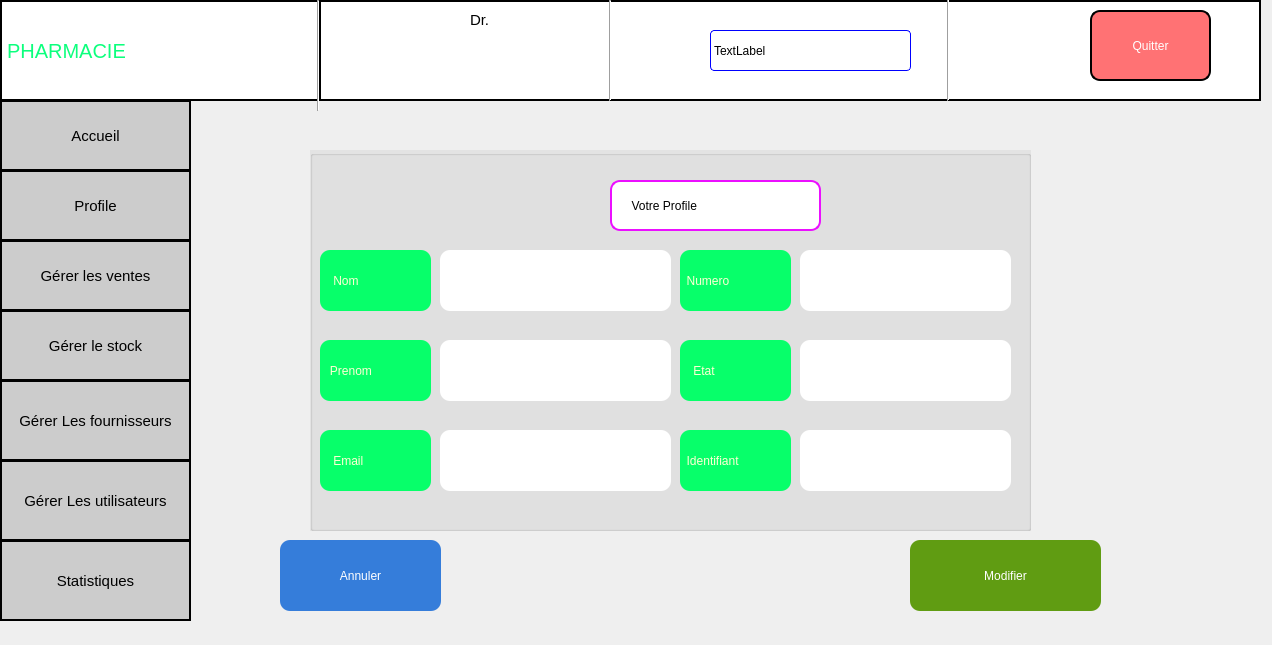
<?xml version="1.0" encoding="UTF-8"?>
<ui version="4.0">
 <class>profil_gerant</class>
 <widget class="QDialog" name="profil_gerant">
  <property name="geometry">
   <rect>
    <x>0</x>
    <y>0</y>
    <width>1272</width>
    <height>645</height>
   </rect>
  </property>
  <property name="windowTitle">
   <string>Dialog</string>
  </property>
  <widget class="QPushButton" name="ButtonProfil">
   <property name="geometry">
    <rect>
     <x>0</x>
     <y>170</y>
     <width>191</width>
     <height>71</height>
    </rect>
   </property>
   <property name="styleSheet">
    <string notr="true">font-size:15px;border:2px solid black;
background-color: rgb(204, 204, 204);</string>
   </property>
   <property name="text">
    <string>Profile</string>
   </property>
  </widget>
  <widget class="QPushButton" name="pushButton_gerer_rupture_2">
   <property name="geometry">
    <rect>
     <x>0</x>
     <y>540</y>
     <width>191</width>
     <height>81</height>
    </rect>
   </property>
   <property name="styleSheet">
    <string notr="true">background-color: rgb(204, 204, 204);font-size:15px;border:2px solid black;</string>
   </property>
   <property name="text">
    <string>Statistiques</string>
   </property>
  </widget>
  <widget class="QPushButton" name="pushButton_gerer_utilisateurs">
   <property name="geometry">
    <rect>
     <x>0</x>
     <y>460</y>
     <width>191</width>
     <height>81</height>
    </rect>
   </property>
   <property name="styleSheet">
    <string notr="true">background-color: rgb(204, 204, 204);font-size:15px;border:2px solid black;</string>
   </property>
   <property name="text">
    <string>Gérer Les utilisateurs</string>
   </property>
  </widget>
  <widget class="QPushButton" name="pushButton_accueilgerat">
   <property name="geometry">
    <rect>
     <x>0</x>
     <y>100</y>
     <width>191</width>
     <height>71</height>
    </rect>
   </property>
   <property name="styleSheet">
    <string notr="true">background-color: rgb(204, 204, 204);font-size:15px;border:2px solid black;</string>
   </property>
   <property name="text">
    <string>Accueil</string>
   </property>
  </widget>
  <widget class="Line" name="line_2">
   <property name="geometry">
    <rect>
     <x>300</x>
     <y>0</y>
     <width>16</width>
     <height>101</height>
    </rect>
   </property>
   <property name="orientation">
    <enum>Qt::Vertical</enum>
   </property>
  </widget>
  <widget class="QLabel" name="label_7">
   <property name="geometry">
    <rect>
     <x>990</x>
     <y>10</y>
     <width>71</width>
     <height>71</height>
    </rect>
   </property>
   <property name="styleSheet">
    <string notr="true">background-color: white;</string>
   </property>
   <property name="text">
    <string/>
   </property>
   <property name="pixmap">
    <pixmap resource="ressource.qrc">:/res/image/R (1).png</pixmap>
   </property>
   <property name="scaledContents">
    <bool>true</bool>
   </property>
  </widget>
  <widget class="QLabel" name="label">
   <property name="geometry">
    <rect>
     <x>600</x>
     <y>320</y>
     <width>37</width>
     <height>12</height>
    </rect>
   </property>
   <property name="text">
    <string/>
   </property>
  </widget>
  <widget class="QLabel" name="label_3">
   <property name="geometry">
    <rect>
     <x>310</x>
     <y>0</y>
     <width>951</width>
     <height>101</height>
    </rect>
   </property>
   <property name="styleSheet">
    <string notr="true">background-color: rgb(255, 255, 255);border:2px solid black;</string>
   </property>
   <property name="text">
    <string/>
   </property>
  </widget>
  <widget class="QPushButton" name="pushButton_gere_vente">
   <property name="geometry">
    <rect>
     <x>0</x>
     <y>240</y>
     <width>191</width>
     <height>71</height>
    </rect>
   </property>
   <property name="styleSheet">
    <string notr="true">
background-color: rgb(204, 204, 204);;font-size:15px;border:2px solid black;</string>
   </property>
   <property name="text">
    <string>Gérer les ventes</string>
   </property>
  </widget>
  <widget class="QLabel" name="label_4">
   <property name="geometry">
    <rect>
     <x>370</x>
     <y>10</y>
     <width>61</width>
     <height>81</height>
    </rect>
   </property>
   <property name="text">
    <string/>
   </property>
   <property name="pixmap">
    <pixmap resource="ressource.qrc">:/res/image/WhatsApp Image 2024-04-30 à 20.55.44_6b270705.jpg</pixmap>
   </property>
   <property name="scaledContents">
    <bool>true</bool>
   </property>
  </widget>
  <widget class="QLabel" name="nome_user">
   <property name="geometry">
    <rect>
     <x>470</x>
     <y>50</y>
     <width>101</width>
     <height>20</height>
    </rect>
   </property>
   <property name="styleSheet">
    <string notr="true">background-color:white;
font: 900 14pt &quot;Arial Black&quot;;</string>
   </property>
   <property name="text">
    <string/>
   </property>
  </widget>
  <widget class="QPushButton" name="pushButton_gerer_fournisseur">
   <property name="geometry">
    <rect>
     <x>0</x>
     <y>380</y>
     <width>191</width>
     <height>81</height>
    </rect>
   </property>
   <property name="styleSheet">
    <string notr="true">background-color: rgb(204, 204, 204);font-size:15px;border:2px solid black;</string>
   </property>
   <property name="text">
    <string>Gérer Les fournisseurs</string>
   </property>
  </widget>
  <widget class="Line" name="line_4">
   <property name="geometry">
    <rect>
     <x>600</x>
     <y>0</y>
     <width>20</width>
     <height>101</height>
    </rect>
   </property>
   <property name="orientation">
    <enum>Qt::Vertical</enum>
   </property>
  </widget>
  <widget class="QLabel" name="label_2">
   <property name="geometry">
    <rect>
     <x>0</x>
     <y>0</y>
     <width>321</width>
     <height>101</height>
    </rect>
   </property>
   <property name="styleSheet">
    <string notr="true">background-color: rgb(255, 255, 255);font-size:20px;
font: 20pt &quot;Segoe Script&quot;;border:2px solid black;
color: rgb(12, 255, 125);</string>
   </property>
   <property name="text">
    <string>PHARMACIE</string>
   </property>
  </widget>
  <widget class="QLabel" name="label_8">
   <property name="geometry">
    <rect>
     <x>250</x>
     <y>10</y>
     <width>61</width>
     <height>81</height>
    </rect>
   </property>
   <property name="styleSheet">
    <string notr="true">background-color: rgb(255, 255, 255);</string>
   </property>
   <property name="text">
    <string/>
   </property>
   <property name="pixmap">
    <pixmap resource="ressource.qrc">:/res/image/devenir-pharmacien-921x1024.png</pixmap>
   </property>
   <property name="scaledContents">
    <bool>true</bool>
   </property>
  </widget>
  <widget class="QPushButton" name="pushButton_quitter">
   <property name="geometry">
    <rect>
     <x>1090</x>
     <y>10</y>
     <width>121</width>
     <height>71</height>
    </rect>
   </property>
   <property name="styleSheet">
    <string notr="true">border:2px solid black;color:white;border-radius:10px;
font: 900 12pt &quot;Arial Black&quot;;
background-color: rgb(255, 114, 116);</string>
   </property>
   <property name="text">
    <string>Quitter</string>
   </property>
  </widget>
  <widget class="QLabel" name="label_5">
   <property name="geometry">
    <rect>
     <x>620</x>
     <y>10</y>
     <width>61</width>
     <height>61</height>
    </rect>
   </property>
   <property name="text">
    <string/>
   </property>
   <property name="pixmap">
    <pixmap resource="ressource.qrc">:/res/image/OIP (3).jpeg</pixmap>
   </property>
   <property name="scaledContents">
    <bool>true</bool>
   </property>
  </widget>
  <widget class="QLabel" name="label_date">
   <property name="geometry">
    <rect>
     <x>710</x>
     <y>30</y>
     <width>201</width>
     <height>41</height>
    </rect>
   </property>
   <property name="styleSheet">
    <string notr="true">border:1px solid blue;border-radius:4px;
font: 14pt &quot;Rockwell&quot;;
background-color: rgb(255, 255, 255);</string>
   </property>
   <property name="text">
    <string>TextLabel</string>
   </property>
  </widget>
  <widget class="QLabel" name="label_6">
   <property name="geometry">
    <rect>
     <x>470</x>
     <y>10</y>
     <width>101</width>
     <height>20</height>
    </rect>
   </property>
   <property name="styleSheet">
    <string notr="true">background-color: rgb(255, 255, 255);font-size:15px;
font: 600 16pt &quot;Segoe UI Variable Text Semibold&quot;;</string>
   </property>
   <property name="text">
    <string>Dr.</string>
   </property>
  </widget>
  <widget class="Line" name="line">
   <property name="geometry">
    <rect>
     <x>940</x>
     <y>-10</y>
     <width>16</width>
     <height>111</height>
    </rect>
   </property>
   <property name="orientation">
    <enum>Qt::Vertical</enum>
   </property>
  </widget>
  <widget class="QPushButton" name="pushButton_gerer_stock">
   <property name="geometry">
    <rect>
     <x>0</x>
     <y>310</y>
     <width>191</width>
     <height>71</height>
    </rect>
   </property>
   <property name="styleSheet">
    <string notr="true">background-color: rgb(204, 204, 204);font-size:15px;border:2px solid black;</string>
   </property>
   <property name="text">
    <string>Gérer le stock</string>
   </property>
  </widget>
  <widget class="Line" name="line_3">
   <property name="geometry">
    <rect>
     <x>310</x>
     <y>0</y>
     <width>16</width>
     <height>111</height>
    </rect>
   </property>
   <property name="orientation">
    <enum>Qt::Vertical</enum>
   </property>
  </widget>
  <widget class="QPushButton" name="pushButton_aller_a_modifier_gerant">
   <property name="geometry">
    <rect>
     <x>910</x>
     <y>540</y>
     <width>191</width>
     <height>71</height>
    </rect>
   </property>
   <property name="styleSheet">
    <string notr="true">font: 800 20pt &quot;Rockwell Extra Bold&quot;;
background-color: rgb(96, 156, 18);;color:white;border-radius:10px;</string>
   </property>
   <property name="text">
    <string>Modifier</string>
   </property>
  </widget>
  <widget class="QGroupBox" name="groupBox">
   <property name="geometry">
    <rect>
     <x>310</x>
     <y>150</y>
     <width>721</width>
     <height>381</height>
    </rect>
   </property>
   <property name="styleSheet">
    <string notr="true">background-color: rgb(227, 227, 227);</string>
   </property>
   <property name="title">
    <string/>
   </property>
   <widget class="QLabel" name="label_nom_gerant">
    <property name="geometry">
     <rect>
      <x>130</x>
      <y>100</y>
      <width>231</width>
      <height>61</height>
     </rect>
    </property>
    <property name="styleSheet">
     <string notr="true">background-color: rgb(255, 255, 255);border-radius:10px;font: 18pt &quot;Segoe Fluent Icons&quot;;</string>
    </property>
    <property name="text">
     <string/>
    </property>
   </widget>
   <widget class="QLabel" name="label_prenom_gerant">
    <property name="geometry">
     <rect>
      <x>130</x>
      <y>190</y>
      <width>231</width>
      <height>61</height>
     </rect>
    </property>
    <property name="styleSheet">
     <string notr="true">background-color: rgb(255, 255, 255);border-radius:10px;font: 18pt &quot;Segoe Fluent Icons&quot;;</string>
    </property>
    <property name="text">
     <string/>
    </property>
   </widget>
   <widget class="QLabel" name="label_19">
    <property name="geometry">
     <rect>
      <x>10</x>
      <y>190</y>
      <width>111</width>
      <height>61</height>
     </rect>
    </property>
    <property name="styleSheet">
     <string notr="true">font: 18pt &quot;Baskerville Old Face&quot;;
background-color: rgb(7, 255, 106);
color: rgb(255, 254, 211);border-radius:10px;</string>
    </property>
    <property name="text">
     <string>   Prenom</string>
    </property>
   </widget>
   <widget class="QLabel" name="label_numero_gerant">
    <property name="geometry">
     <rect>
      <x>490</x>
      <y>100</y>
      <width>211</width>
      <height>61</height>
     </rect>
    </property>
    <property name="styleSheet">
     <string notr="true">background-color: rgb(255, 255, 255);border-radius:10px;font: 18pt &quot;Segoe Fluent Icons&quot;;</string>
    </property>
    <property name="text">
     <string/>
    </property>
   </widget>
   <widget class="QLabel" name="label_etat_gerant">
    <property name="geometry">
     <rect>
      <x>490</x>
      <y>190</y>
      <width>211</width>
      <height>61</height>
     </rect>
    </property>
    <property name="styleSheet">
     <string notr="true">background-color: rgb(255, 255, 255);border-radius:10px;font: 18pt &quot;Segoe Fluent Icons&quot;;</string>
    </property>
    <property name="text">
     <string/>
    </property>
   </widget>
   <widget class="QLabel" name="label_identifiant_gerant">
    <property name="geometry">
     <rect>
      <x>490</x>
      <y>280</y>
      <width>211</width>
      <height>61</height>
     </rect>
    </property>
    <property name="styleSheet">
     <string notr="true">background-color: rgb(255, 255, 255);border-radius:10px;font: 18pt &quot;Segoe Fluent Icons&quot;;</string>
    </property>
    <property name="text">
     <string/>
    </property>
   </widget>
   <widget class="QLabel" name="label_20">
    <property name="geometry">
     <rect>
      <x>370</x>
      <y>100</y>
      <width>111</width>
      <height>61</height>
     </rect>
    </property>
    <property name="styleSheet">
     <string notr="true">font: 18pt &quot;Baskerville Old Face&quot;;
background-color: rgb(7, 255, 106);
color: rgb(255, 254, 211);border-radius:10px;</string>
    </property>
    <property name="text">
     <string>  Numero</string>
    </property>
   </widget>
   <widget class="QLabel" name="label_21">
    <property name="geometry">
     <rect>
      <x>370</x>
      <y>190</y>
      <width>111</width>
      <height>61</height>
     </rect>
    </property>
    <property name="styleSheet">
     <string notr="true">font: 18pt &quot;Baskerville Old Face&quot;;
background-color: rgb(7, 255, 106);
color: rgb(255, 254, 211);border-radius:10px;</string>
    </property>
    <property name="text">
     <string>    Etat</string>
    </property>
   </widget>
   <widget class="QLabel" name="label_22">
    <property name="geometry">
     <rect>
      <x>370</x>
      <y>280</y>
      <width>111</width>
      <height>61</height>
     </rect>
    </property>
    <property name="styleSheet">
     <string notr="true">font: 18pt &quot;Baskerville Old Face&quot;;
background-color: rgb(7, 255, 106);
color: rgb(255, 254, 211);border-radius:10px;</string>
    </property>
    <property name="text">
     <string>  Identifiant</string>
    </property>
   </widget>
   <widget class="QLabel" name="label_23">
    <property name="geometry">
     <rect>
      <x>10</x>
      <y>100</y>
      <width>111</width>
      <height>61</height>
     </rect>
    </property>
    <property name="styleSheet">
     <string notr="true">font: 18pt &quot;Baskerville Old Face&quot;;
background-color: rgb(7, 255, 106);
color: rgb(255, 254, 211);border-radius:10px;</string>
    </property>
    <property name="text">
     <string>    Nom</string>
    </property>
   </widget>
   <widget class="QLabel" name="label_email_gerant">
    <property name="geometry">
     <rect>
      <x>130</x>
      <y>280</y>
      <width>231</width>
      <height>61</height>
     </rect>
    </property>
    <property name="styleSheet">
     <string notr="true">background-color: rgb(255, 255, 255);border-radius:10px;font: 12pt &quot;Segoe Fluent Icons&quot;;</string>
    </property>
    <property name="text">
     <string/>
    </property>
   </widget>
   <widget class="QLabel" name="label_24">
    <property name="geometry">
     <rect>
      <x>10</x>
      <y>280</y>
      <width>111</width>
      <height>61</height>
     </rect>
    </property>
    <property name="styleSheet">
     <string notr="true">font: 18pt &quot;Baskerville Old Face&quot;;
background-color: rgb(7, 255, 106);
color: rgb(255, 254, 211);border-radius:10px;</string>
    </property>
    <property name="text">
     <string>    Email</string>
    </property>
   </widget>
   <widget class="QLabel" name="label_10">
    <property name="geometry">
     <rect>
      <x>300</x>
      <y>30</y>
      <width>211</width>
      <height>51</height>
     </rect>
    </property>
    <property name="styleSheet">
     <string notr="true">font: 20pt &quot;Rockwell&quot;;
background-color: rgb(255, 255, 255);
border:2px solid rgb(235, 15, 255);
border-radius:10px;
</string>
    </property>
    <property name="text">
     <string>     Votre Profile</string>
    </property>
   </widget>
  </widget>
  <widget class="QPushButton" name="pushButton_Annule_gerant">
   <property name="geometry">
    <rect>
     <x>280</x>
     <y>540</y>
     <width>161</width>
     <height>71</height>
    </rect>
   </property>
   <property name="styleSheet">
    <string notr="true">background-color: rgb(53, 125, 218);color:white;border-radius:10px;
font: 900 20pt &quot;Arial Black&quot;;</string>
   </property>
   <property name="text">
    <string>Annuler</string>
   </property>
  </widget>
  <widget class="QLabel" name="label_14">
   <property name="geometry">
    <rect>
     <x>1070</x>
     <y>160</y>
     <width>141</width>
     <height>181</height>
    </rect>
   </property>
   <property name="styleSheet">
    <string notr="true"/>
   </property>
   <property name="text">
    <string/>
   </property>
   <property name="pixmap">
    <pixmap resource="ressource.qrc">:/res/image/R.png</pixmap>
   </property>
   <property name="scaledContents">
    <bool>true</bool>
   </property>
  </widget>
  <zorder>label_3</zorder>
  <zorder>ButtonProfil</zorder>
  <zorder>pushButton_gerer_rupture_2</zorder>
  <zorder>pushButton_gerer_utilisateurs</zorder>
  <zorder>pushButton_accueilgerat</zorder>
  <zorder>line_2</zorder>
  <zorder>label_7</zorder>
  <zorder>label</zorder>
  <zorder>pushButton_gere_vente</zorder>
  <zorder>label_4</zorder>
  <zorder>nome_user</zorder>
  <zorder>pushButton_gerer_fournisseur</zorder>
  <zorder>line_4</zorder>
  <zorder>label_2</zorder>
  <zorder>label_8</zorder>
  <zorder>pushButton_quitter</zorder>
  <zorder>label_5</zorder>
  <zorder>label_date</zorder>
  <zorder>label_6</zorder>
  <zorder>line</zorder>
  <zorder>pushButton_gerer_stock</zorder>
  <zorder>line_3</zorder>
  <zorder>pushButton_aller_a_modifier_gerant</zorder>
  <zorder>groupBox</zorder>
  <zorder>pushButton_Annule_gerant</zorder>
  <zorder>label_14</zorder>
 </widget>
 <resources>
  <include location="ressource.qrc"/>
 </resources>
 <connections/>
</ui>
